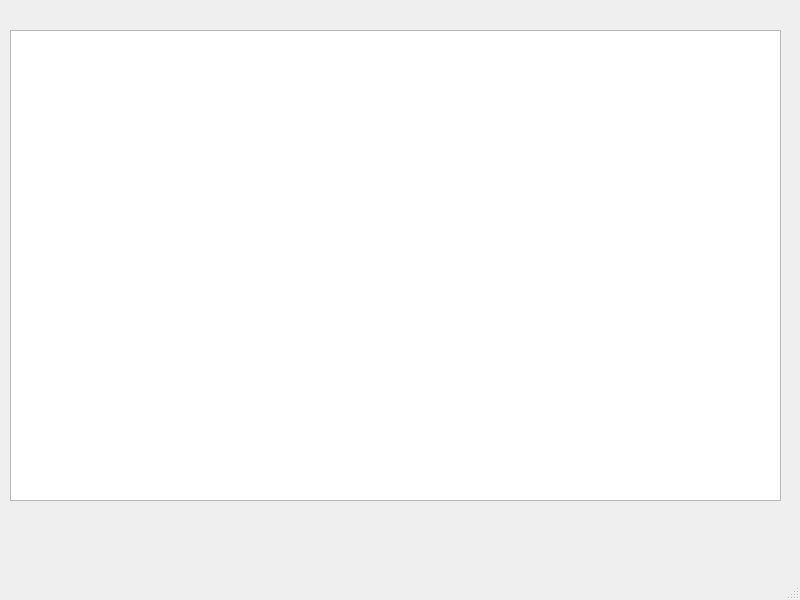
<?xml version="1.0" encoding="UTF-8"?>
<ui version="4.0">
 <class>MainWindow</class>
 <widget class="QMainWindow" name="MainWindow">
  <property name="geometry">
   <rect>
    <x>0</x>
    <y>0</y>
    <width>800</width>
    <height>600</height>
   </rect>
  </property>
  <property name="windowTitle">
   <string>MainWindow</string>
  </property>
  <widget class="QWidget" name="centralwidget">
   <widget class="QGraphicsView" name="graphicsView">
    <property name="geometry">
     <rect>
      <x>10</x>
      <y>30</y>
      <width>771</width>
      <height>471</height>
     </rect>
    </property>
   </widget>
   <widget class="QLabel" name="cal_img_label">
    <property name="enabled">
     <bool>true</bool>
    </property>
    <property name="geometry">
     <rect>
      <x>90</x>
      <y>70</y>
      <width>261</width>
      <height>131</height>
     </rect>
    </property>
    <property name="text">
     <string/>
    </property>
   </widget>
  </widget>
  <widget class="QMenuBar" name="menubar">
   <property name="geometry">
    <rect>
     <x>0</x>
     <y>0</y>
     <width>800</width>
     <height>30</height>
    </rect>
   </property>
  </widget>
  <widget class="QStatusBar" name="statusbar"/>
 </widget>
 <resources/>
 <connections/>
</ui>
